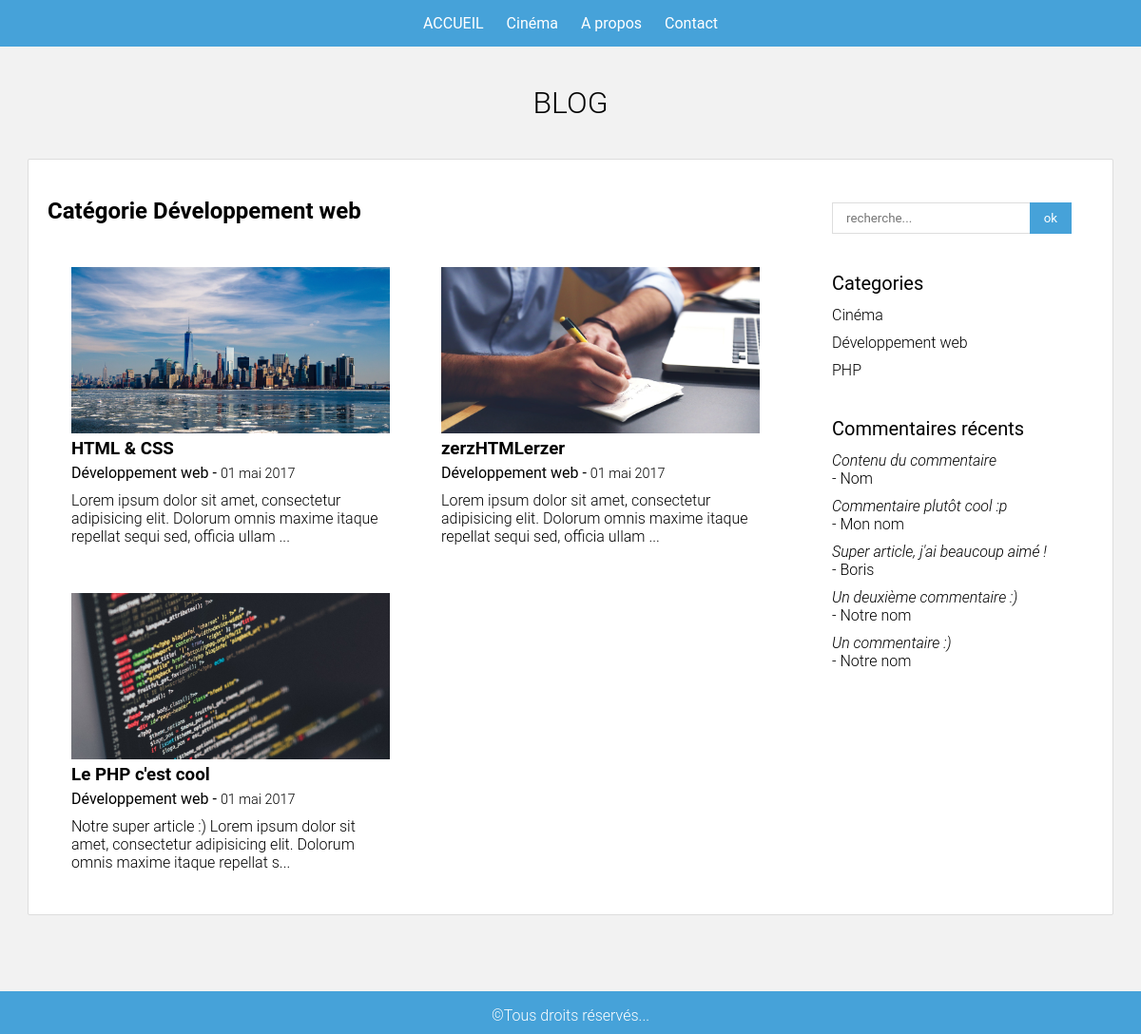
Screenshot of /php/index.php?categorie=developpement-web with the database file from the repository.
### tables this page shows
CREATE TABLE `categories` (
    `id` INT(10) NOT NULL AUTO_INCREMENT,
    `categorie` VARCHAR(255) NOT NULL,
    `categorie_url` VARCHAR(255) NOT NULL,
    PRIMARY KEY (`id`)
);

CREATE TABLE `articles` (
    `id` INT(10) NOT NULL AUTO_INCREMENT,
    `titre` VARCHAR(255) NOT NULL,
    `contenu` TEXT NOT NULL,
    `categorie` VARCHAR(255) NOT NULL,
    `datetime_post` DATETIME NOT NULL DEFAULT CURRENT_TIMESTAMP(),
    PRIMARY KEY (`id`)
);

CREATE TABLE `commentaires` (
    `id` INT(10) NOT NULL AUTO_INCREMENT,
    `id_article` INT NOT NULL,
    `nom` VARCHAR(255) NOT NULL,
    `email` VARCHAR(255) NOT NULL,
    `contenu` TEXT NOT NULL,
    PRIMARY KEY (`id`)
);

### php/functions.php (called while the page is built)
<?php
function getNomCategorie($slug) {
	global $bdd;
	$categorie = $bdd->prepare('SELECT categorie FROM categories WHERE categorie_url = ?');
	$categorie->execute([$slug]);
	$categorie = $categorie->fetchColumn();
	return $categorie;
}

### php/config.php (called while the page is built, shortened)
<?php
$inscris = 'root';
try {
    $bdd = new PDO('mysql:host=localhost;dbname=Blog', $inscris);
$bdd->query('SET lc_time_names = "fr_FR"');
} catch (PDOException $e)
{
    print "Erreur !: " . $e->getMessage() . "<br/>";
    die();
}
$side_categories = $bdd->query('SELECT * FROM categories ORDER BY categorie');
$side_commentaires = $bdd->query('SELECT * FROM commentaires ORDER BY id DESC LIMIT 5');
?>

### php/index.php (the view, shortened to what this page needs)
<?php
require_once 'config.php';
require_once 'functions.php';
$info_utilisateur = '';
if(!empty($_GET['categorie'])) {
	$get_categorie = htmlspecialchars($_GET['categorie']);
	$nom_categorie = getNomCategorie($get_categorie);
	$info_utilisateur = "Catégorie ".$nom_categorie;
    $articles = $bdd->prepare('SELECT *, DATE_FORMAT(datetime_post, "%d %M %Y") date_formatee FROM articles WHERE categorie = ? ORDER BY datetime_post DESC');
    $articles->execute([$get_categorie]);
} else {
	$articles = $bdd->query('SELECT *, DATE_FORMAT(datetime_post, "%d %M %Y") date_formatee FROM articles ORDER BY datetime_post DESC');
}
?>
<!DOCTYPE html>
<html lang="en">
<head>
    <link rel="stylesheet" href="../css/style.css">
</head>
<body>
    <?php include_once "../includes/head.php" ?>
    <?php if($info_utilisateur) { ?>
<h2><?= $info_utilisateur ?></h2>
<?php } ?>
    <?php while ($a = $articles->fetch(PDO::FETCH_ASSOC)) { ?>
        <div class="article">
            <div class="image-wrapper">
                <a href="articles.php?id=<?= $a['id'] ?>">
                    <img src="../images/miniatures/<?= $a['id'] ?>.jpg" alt="<?= $a['titre'] ?>">" alt="<?= $a['titre'] ?>">
                </a>
            </div>
            <h3><a href="articles.php?id=<?= $a['id'] ?>"><?= $a['titre'] ?></a></h3>
            <span class="categorie"><?= getNomCategorie($a['categorie']) ?></span> - <span class="date">
                <?= $a['date_formatee'] ?></span>
            <p><?= substr(strip_tags(htmlspecialchars_decode($a['contenu'])), 0, 120) . '...' ?></p>
        </div>
    <?php } ?>
    <?php include_once "../includes/foot.php" ?>
</body>
</html>

### includes/foot.php (shortened to what this page needs)
</section>
        <section class="sidebar">
<form method="GET" action="index.php">
<input type="text" name="q" placeholder="recherche...">
    <input type="submit"  value="ok">
</form>
<h4>Categories</h4>
<ul>
<?php while($c = $side_categories->fetch(PDO::FETCH_ASSOC)){?>
<li><a href="index.php?categorie=<?=$c['categorie_url']?>"><?= $c['categorie']?></a></li>
<?php }?>
</ul>
<h4>Commentaires récents</h4>
<ul>
<?php while($c = $side_commentaires->fetch(PDO::FETCH_ASSOC)){?>
<li>
<a href="articles.php?id=<?= $c['id_article']?>#commentaires">
<i><?=substr($c['contenu'],0,100)?></i><br>
 - <?=$c['nom']?>
</a>
</li>
<?php }?>
</ul>
        </section>
    </div>
<footer>
<div class="container">
<p>&copy;Tous droits réservés...</p>
</div>
</footer>

### css/style.css (style rules this page uses)
html, body { margin: 0; padding: 0; font-family: Roboto, sans-serif; background-color: #f2f2f2; }
h3 { margin: 5px 0; }
.container { width: 1100px; margin: 0 auto; }
img { width: 100%; }
.image-wrapper { width: 100%; height: 175px; overflow: hidden; }
.sidebar { width: 25%; float: right; margin-top: 25px; }
.sidebar ul li { list-style: none; margin-bottom: 10px; }
.sidebar ul { padding: 0 10px 0 0; margin: 0; font-weight: 300; }
.sidebar h4 { font-size: 1.25em; font-weight: 400; margin: 40px 0 12px 0; }
a { text-decoration: none; color: #000; transition: color .3s ease; }
.article { width: 335px; display: inline-block; margin: 25px; }
p { margin: 10px 0 0 0; font-weight: 300; }
.date { font-size: 0.9em; font-weight: 300; }
input, textarea { outline: none; background-color: #fff; border: 1px solid #dddddd; padding: 8px 14px; font-family: Roboto, sans-serif; }
.sidebar input[type=text] { width: 65%; }
input[type=submit] { background: #46a2d9; border-color: #46a2d9; color: #fff; }
.sidebar input[type=submit] { left: -5px; position: relative; }
footer { background-color: #46a2d9; color: #fff; padding: 6px 0 10px 0; margin-top: 80px; text-align: center; }

### rows the page displays
categories: categorie "Catégorie Développement web", categorie "Développement web"
articles: shows a picture, titre "HTML & CSS", categorie.categorie "Développement web", date_formatee "01 mai 2017", contenu "Lorem ipsum dolor sit amet, consectetur adipisicing elit. Dolorum omnis maxime itaque repellat sequi sed, officia ullam"
articles: shows a picture, titre "zerzHTMLerzer", categorie.categorie "Développement web", date_formatee "01 mai 2017", contenu "Lorem ipsum dolor sit amet, consectetur adipisicing elit. Dolorum omnis maxime itaque repellat sequi sed, officia ullam"
articles: shows a picture, titre "Le PHP c'est cool", categorie.categorie "Développement web", date_formatee "01 mai 2017", contenu "Notre super article :) Lorem ipsum dolor sit amet, consectetur adipisicing elit. Dolorum omnis maxime itaque repellat s"
categories: categorie "Cinéma"
categories: categorie "PHP"
commentaires: contenu "Contenu du commentaire", nom "Nom"
commentaires: contenu "Commentaire plutôt cool :p", nom "Mon nom"
commentaires: contenu "Super article, j'ai beaucoup aimé !", nom "Boris"
commentaires: contenu "Un deuxième commentaire :)", nom "Notre nom"
commentaires: contenu "Un commentaire :)", nom "Notre nom"
